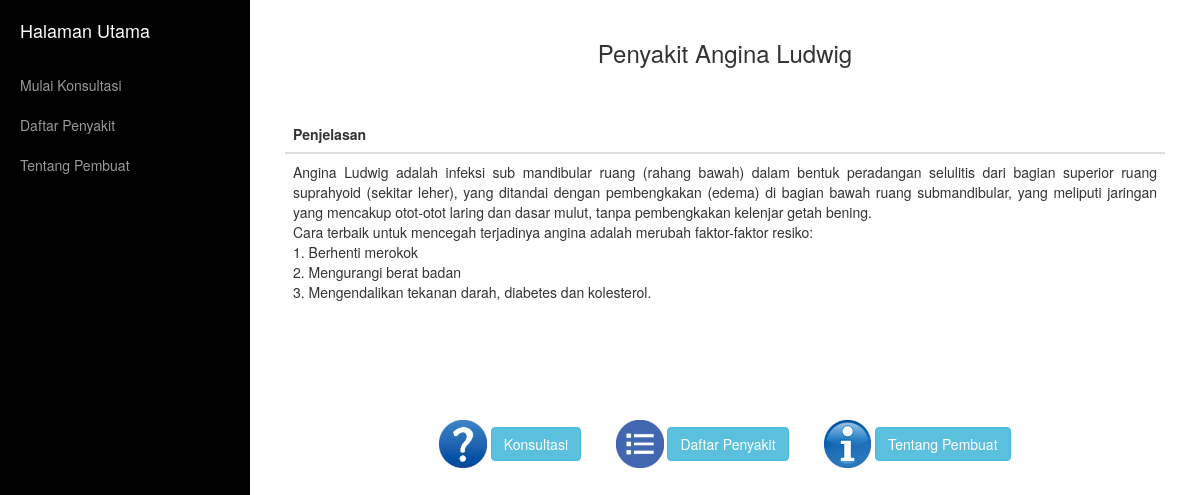
The page /p10.php on the database its author committed.
### tables this page shows
CREATE TABLE `penyakit` (
  `id_penyakit` varchar(3) NOT NULL,
  `nama` varchar(50) NOT NULL,
  `solusi` text NOT NULL
);

### p10.php (the view, shortened to what this page needs)
<!DOCTYPE html>
<html lang="en">
<head>
<?php
$query=mysql_query("select * from penyakit where id_penyakit='p10'");
?>
    <link href="css/bootstrap.min.css" rel="stylesheet">
    <link href="css/simple-sidebar.css" rel="stylesheet">
</head>
<body>
    <div id="wrapper">
        <div id="sidebar-wrapper">
            <ul class="sidebar-nav">
                <li class="sidebar-brand">
                    <a href="index.html">
                       Halaman Utama
                    </a>
                </li>
                <li>
                    <a href="konsultasi.php">Mulai Konsultasi</a>
                </li>
                <li>
                    <a href="daftar_penyakit.php">Daftar Penyakit</a>
                </li>
                <li>
                    <a href="tentang.php">Tentang Pembuat</a>
                </li>
            </ul>
        </div>
        <div id="page-content-wrapper">
            <div class="container-fluid">
                <div class="row">
                    <div class="col-lg-12">
                        <div class = "table-responsive">
                           <table class = "table">
                            <?php
                              while($row=mysql_fetch_array($query)){
                              ?>
                              <h3 align="center">Penyakit <?php echo $row['nama'];?></h3><br>
                              <thead>
                                 <tr>
                                 <br>
                                    <th width="65%">Penjelasan</th>
                                 </tr>
                              </thead>
                              <tbody>
                                <tr>
                                    <td><?php echo $row['solusi'];?></td>
                                </tr>
                              </tbody>
                           </table>
                        </div>
                    </div>
                </div>
            </div>
        </div>
<br><br><br><p align="center"><img height='5%' width='5%'src='konsult.jpg'> <a href="konsultasi.php" class="btn btn-info">Konsultasi</a>
                        &nbsp&nbsp&nbsp&nbsp&nbsp&nbsp&nbsp&nbsp<img height='5%' width='5%' src='list.jpg'> <a href="daftar_penyakit.php" class="btn btn-info">Daftar Penyakit</a>
                        &nbsp&nbsp&nbsp&nbsp&nbsp&nbsp&nbsp&nbsp<img height='5%' width='5%' src='about.jpg'> <a href="tentang.php" class="btn btn-info">Tentang Pembuat</a></p>
    </div>
</body>
</html>
<?php
}
?>

### css/simple-sidebar.css (style rules this page uses)
body { overflow-x: hidden; }
#wrapper { padding-left: 0; -webkit-transition: all 0.5s ease; -moz-transition: all 0.5s ease; -o-transition: all 0.5s ease; transition: all 0.5s ease; }
#sidebar-wrapper { z-index: 1000; position: fixed; left: 250px; width: 0; height: 100%; margin-left: -250px; overflow-y: auto; background: #000; -webkit-transition: all 0.5s ease; -moz-transition: all 0.5s ease; -o-transition: all 0.5s ease; transition: all 0.5s ease; }
#page-content-wrapper { width: 100%; position: absolute; padding: 15px; }
.sidebar-nav { position: absolute; top: 0; width: 250px; margin: 0; padding: 0; list-style: none; }
.sidebar-nav li { text-indent: 20px; line-height: 40px; }
.sidebar-nav li a { display: block; text-decoration: none; color: #999999; }
.sidebar-nav > .sidebar-brand { height: 65px; font-size: 18px; line-height: 60px; }
.sidebar-nav > .sidebar-brand a { color: #999999; }
@media (min-width:768px) { #wrapper { padding-left: 250px; } }
@media (min-width:768px) { #sidebar-wrapper { width: 250px; } }
@media (min-width:768px) { #page-content-wrapper { padding: 20px; position: relative; } }

### rows shown on the page
penyakit: nama "Angina Ludwig", solusi "Angina Ludwig adalah infeksi sub mandibular ruang (rahang bawah) dalam bentuk peradangan selulitis dari bagian superior ruang suprahyoid (sekitar leher), yang ditandai dengan pembengkakan (edema) di bagian bawah ruang submandibular, yang meliputi jaringan yang mencakup otot-otot laring dan dasar mulut, tanpa pembengkakan kelenjar getah bening. Cara terbaik untuk mencegah terjadinya angina adalah merubah faktor-faktor resiko: 1. Berhenti merokok 2. Mengurangi berat badan 3. Mengendalikan tekanan darah, diabetes dan kolesterol."
